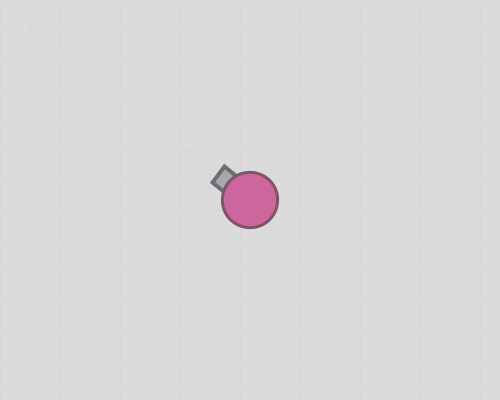
Frame 1 (no input)
Frame 60 (the mouse pressed at the canvas centre just before this capture): identical to frame 1, image omitted
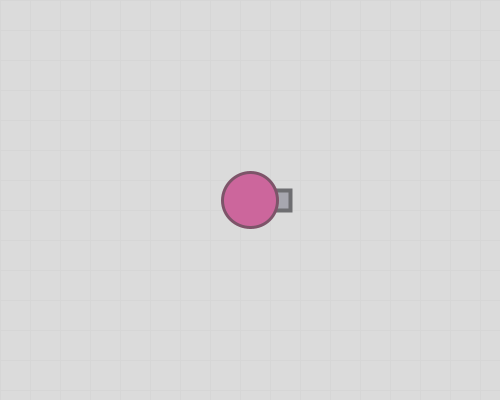
Frame 120 (the mouse held since frame 60 and released just before this capture)

The Processing sketch that drew these frames (run headless with seeded random() and noise(); from frame 60 on, the mouse is pressed at the canvas centre):

// Processing sketch: week07_4_arras04_background_for_line_line_void_keyPressed_keyCo
// ── week07_4_arras04_background_for_line_line_void_keyPressed_keyCo.pde
//week07_4_arras04_background_for_line_line_void_keyPressed_keyCode
void setup() {
  size(500, 400);
}
void keyPressed(){
  if(keyCode==RIGHT) x+=1;
  if(keyCode==LEFT) x-=1;
  if(keyCode==UP) y-=1;
  if(keyCode==DOWN) y+=1;
}
float x=250, y=200;
void draw() {
  //background(215, 184, 200);//背景
  background(219);
  stroke(214);
  strokeWeight(1);
  for(int i=0;i<30;i++){
    line(0,i*30,500,i*30);
    line(i*30,0,i*30,500);
  }
  float dx  = mouseX-x, dy=mouseY-y;
  float a = atan2(dy, dx);//atan2()算出角度
  line(x,y,mouseX,mouseY);
  myTank(x,y,a);
}
void myTank(float x, float y,float a){
  translate(x,y);
  rotate(a);//大二圖學教的移動旋轉
  fill(167, 167, 175);//砲管方體顏色
  stroke(110, 110, 113);//邊線
  strokeWeight(4);
  rect(20, -10, 20, 20);//位置

  fill(204, 102, 156);//砲塔球體顏色
  stroke(125, 84, 105);//球邊線顏色
  strokeWeight(3);//邊線長度
  ellipse(0, 0, 55, 55);//位置

}  
